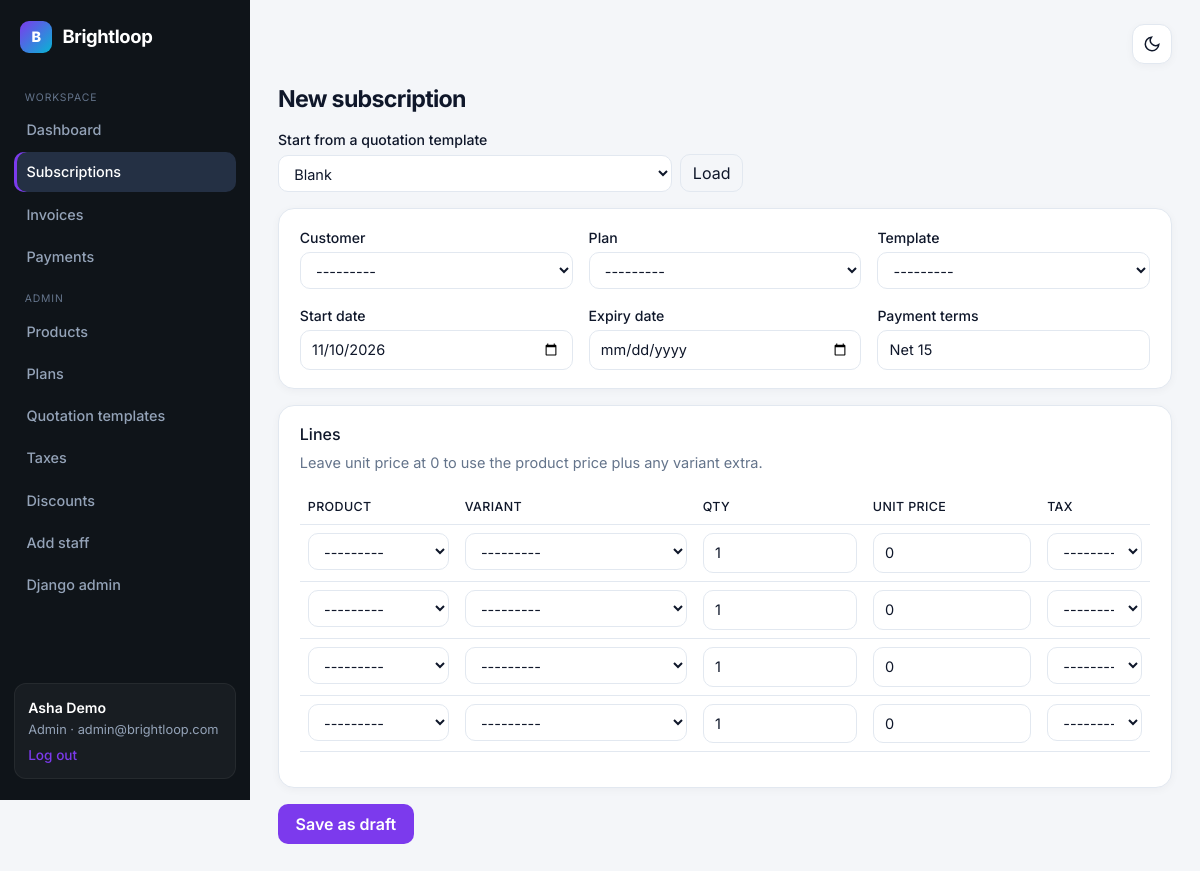
Screenshot of /subscriptions/new/ (signed in) with the database file from the repository.
### core/models.py (models this page shows, shortened)
class User(AbstractUser):
    ROLES = [('admin', 'Admin'), ('staff', 'Internal staff'), ('customer', 'Customer')]
    email = models.EmailField(unique=True)
    role = models.CharField(max_length=10, choices=ROLES, default='customer')
    @property
    def is_admin_role(self):
        return self.role == 'admin'
    @property
    def is_team(self):
        return self.role in ('admin', 'staff')
    def __str__(self):
        return self.get_full_name() or self.email

### core/views.py (the view, shortened to what this page needs)
# urls.py: path('subscriptions/new/', v.subscription_new, name='subscription_new'),
@team
def subscription_new(request):
    initial, tpl = {}, None
    if request.GET.get('template'):
        tpl = get_object_or_404(QuotationTemplate, pk=request.GET['template'])
        initial = {'plan': tpl.plan, 'template': tpl}
    form = SubscriptionForm(request.POST or None, initial=initial)
    line_initial = [{'product': l.product, 'variant': l.variant, 'quantity': l.quantity} for l in tpl.lines.all()] if tpl else []
    formset = LineFormSet(request.POST or None, initial=line_initial, instance=Subscription())
    if request.method != 'POST' and not initial:
        formset.extra = 4
    return render(request, 'core/subscription_form.html', {'form': form, 'formset': formset,
                                                           'templates': QuotationTemplate.objects.all()})

### core/forms.py
class SubscriptionForm(forms.ModelForm):
    class Meta:
        model = Subscription
        fields = ['customer', 'plan', 'template', 'start_date', 'expiry_date', 'payment_terms']
        widgets = {
            'start_date': forms.DateInput(attrs={'type': 'date'}, format='%Y-%m-%d'),
            'expiry_date': forms.DateInput(attrs={'type': 'date'}, format='%Y-%m-%d'),
        }
    def __init__(self, *a, **kw):
        super().__init__(*a, **kw)
        self.fields['customer'].queryset = User.objects.filter(role='customer')

### core/models.py (called while the page is built)
    def __str__(self):
        return f'{self.name} ({self.percentage}%)'

    def __str__(self):
        return self.name

    def __str__(self):
        return f'{self.product.name} - {self.attribute}: {self.value} (+{self.extra_price})'

    def __str__(self):
        return f'{self.name} ({self.get_billing_period_display()})'

    def __str__(self):
        return self.name

### core/views.py (called while the page is built)
def role_required(*roles):
    def deco(view):
        @wraps(view)
        @login_required
        def inner(request, *a, **kw):
            if request.user.role not in roles:
                return render(request, 'core/forbidden.html', status=403)
            return view(request, *a, **kw)
        return inner
    return deco

### core/templates/core/subscription_form.html (shortened to what this page needs)
{% extends 'core/base.html' %}{% block content %}
<h1>New subscription</h1>
<form method="get" class="std d-flex gap-2 align-items-end mb-3"><div><label>Start from a quotation template</label>
<select name="template"><option value="">Blank</option>{% for t in templates %}<option value="{{ t.id }}">{{ t.name }}</option>{% endfor %}</select></div><button class="btn btn-outline-secondary">Load</button></form>
<form method="post" class="std">{% csrf_token %}
<div class="panel mb-3">{{ form.non_field_errors }}<div class="row g-3">
{% for f in form %}<div class="col-md-4"><label>{{ f.label }}</label>{{ f }}{{ f.errors }}</div>{% endfor %}</div></div>
<div class="panel mb-3"><h6>Lines</h6><p class="text-muted">Leave unit price at 0 to use the product price plus any variant extra.</p>
<div class="table-responsive"><table class="table"><thead><tr><th>Product</th><th>Variant</th><th>Qty</th><th>Unit price</th><th>Tax</th></tr></thead>
{% for f in formset %}<tr>{% for h in f.hidden_fields %}{{ h }}{% endfor %}{% for x in f.visible_fields %}<td>{{ x }}{{ x.errors }}</td>{% endfor %}</tr>{% endfor %}</table></div></div>
<button class="btn btn-brand">Save as draft</button></form>{% endblock %}

### core/templates/core/base.html (shortened to what this page needs)
{% load static %}<!doctype html>
<html lang="en" data-theme="light">
<head>
<link href="https://cdn.jsdelivr.net/npm/bootstrap@5.3.3/dist/css/bootstrap.min.css" rel="stylesheet">
</head>
<body>
<div class="d-flex layout app">
{% if user.is_authenticated %}
<nav class="side">
  <a class="brand" href="/"><span class="brand-mark">B</span> Brightloop</a>
  {% if user.is_team %}
    <div class="nav-section">Workspace</div>
    <a class="nav-l {% if request.path == '/' %}on{% endif %}" href="{% url 'home' %}">Dashboard</a>
    <a class="nav-l {% if '/subscriptions' in request.path %}on{% endif %}" href="{% url 'subscription_list' %}">Subscriptions</a>
    <a class="nav-l {% if '/invoices' in request.path %}on{% endif %}" href="{% url 'invoice_list' %}">Invoices</a>
    <a class="nav-l {% if '/payments' in request.path %}on{% endif %}" href="{% url 'payment_list' %}">Payments</a>
  {% else %}
    <a class="nav-l on" href="{% url 'portal' %}">My account</a>
  {% endif %}
  {% if user.is_admin_role %}
    <div class="nav-section">Admin</div>
    <a class="nav-l {% if '/manage/products' in request.path %}on{% endif %}" href="{% url 'catalog_products' %}">Products</a>
    <a class="nav-l {% if '/manage/plans' in request.path %}on{% endif %}" href="{% url 'catalog_plans' %}">Plans</a>
    <a class="nav-l {% if '/manage/templates' in request.path %}on{% endif %}" href="{% url 'catalog_templates' %}">Quotation templates</a>
    <a class="nav-l {% if '/manage/taxes' in request.path %}on{% endif %}" href="{% url 'catalog_taxes' %}">Taxes</a>
    <a class="nav-l {% if '/manage/discounts' in request.path %}on{% endif %}" href="{% url 'catalog_discounts' %}">Discounts</a>
    <a class="nav-l {% if '/staff/new' in request.path %}on{% endif %}" href="{% url 'add_staff' %}">Add staff</a>
    <a class="nav-l" href="/admin/">Django admin</a>
  {% endif %}
  <div class="who">
    <div class="name-line">{{ user.get_full_name|default:user.email }}</div>
    {{ user.get_role_display }} · {{ user.email }}
    <form method="post" action="{% url 'logout' %}">{% csrf_token %}<button type="submit">Log out</button></form>
  </div>
</nav>
{% endif %}
<main>
  <div class="topbar noprint">
    <button type="button" class="theme-icon-btn" onclick="toggleTheme()" title="Toggle light / dark" aria-label="Toggle theme">
      <svg class="icon-moon" width="18" height="18" fill="none" stroke="currentColor" stroke-width="2" viewBox="0 0 24 24"><path d="M21 12.79A9 9 0 1111.21 3 7 7 0 0021 12.79z"/></svg>
    </button>
  </div>
  {% block content %}{% endblock %}
</main>
</div>
</body></html>

### rows the page displays
User: get_full_name "Asha Demo", role "Admin", email "admin@brightloop.com"

### other values shown
{{ f.label }} "Customer" "Plan" "Template" "Start date" "Expiry date" "Payment terms"
